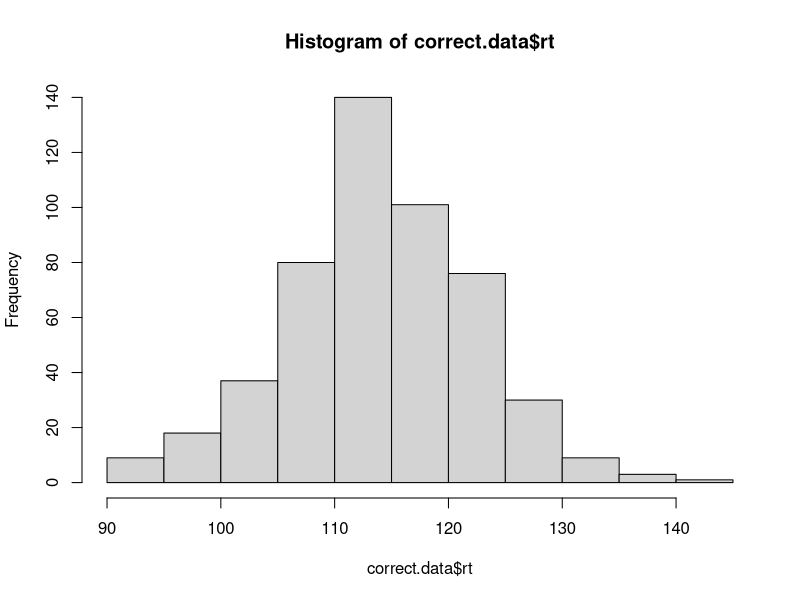
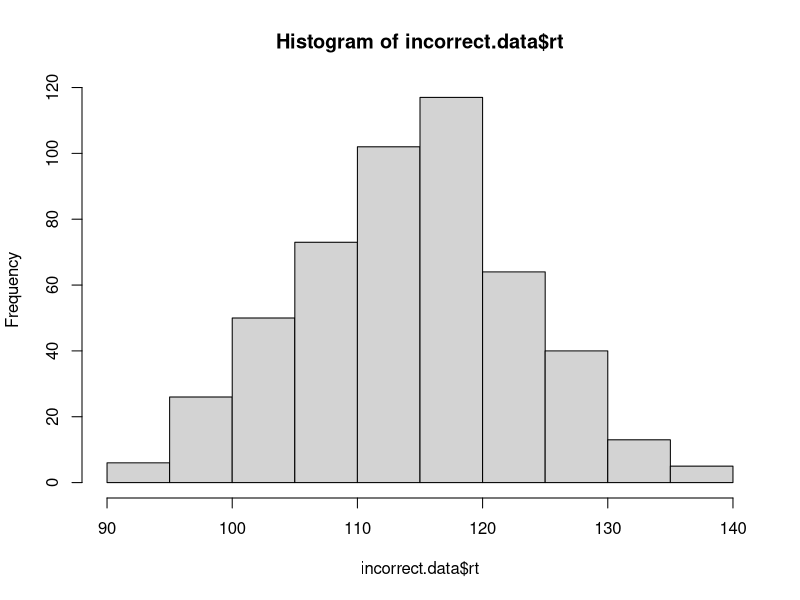

Write the R code that produced these figures, in order.
# implement the model by filling in the function below
# the model should return a data frame with two columns: correct and rt
# the correct column should be TRUE or FALSE, and rt should contain the
# number of steps it took to reach the criterion.

# note that the function takes four arguments:
# samples is the number of samples to draw from the model
# rate.1 is the evidence accumulation rate for the correct response (default value is 40)
# rate.1 is the evidence accumulation rate for the incorrect response (default value is 40)
# criterion is the threshold for a response (default value is 3)

# one oddity: note that higher values for rate.1 and rate.2 will actually produce slower RTs.
# this is because the rate parameter is controlling the rate of decay of the exponential distribution,
# so faster rates mean that less evidence is likely to accumulate on each step. we could make
# these parameters more intuitive by taking 1/rate.1 and 1/rate.2 as the values to rexp().

accumulator.model <- function(samples, rate.1=40, rate.2=40, criterion=3){
  
  data <- replicate(samples, sim.2(rate.1, rate.2, criterion))
  
  accuracy.array <- data[1, 1:samples]
  rt.array <- data[2, 1:samples]

  output <- data.frame(
    correct = accuracy.array,
    rt = rt.array
  )
  
  return(output)
}


sim.2 <- function(rate.1, rate.2, criterion){
  evidence.1 <- 0
  evidence.2 <- 0
  time <- 0
  while (evidence.1 < criterion && evidence.2 < criterion){
    evidence.1 <- evidence.1 + rexp(1, rate.1)
    evidence.2 <- evidence.2 + rexp(1, rate.2)
    time <- time + 1
  }
  if(evidence.1 > evidence.2){
    return(c(TRUE, time))
  } else{
    return(c(FALSE, time))
  }
}


# test the model ####

# if the model is working correctly, then the line below should generate a data frame with 
# 1000 samples and about half of the samples should be correct. the average rt will probably
# be around 112, but might vary from that by a bit.

initial.test <- accumulator.model(1000)
sum(initial.test$correct) / length(initial.test$correct) # should be close to 0.5
mean(initial.test$rt) # should be about 112

# visualize the RT distributions ####

# we can use dplyr to filter the data and visualize the correct and incorrect RT distributions

library(dplyr)

correct.data <- initial.test %>% filter(correct==TRUE)
incorrect.data <- initial.test %>% filter(correct==FALSE)

hist(correct.data$rt)
hist(incorrect.data$rt)


# CORRECTIONS

# My solution works. No revisions needed.
